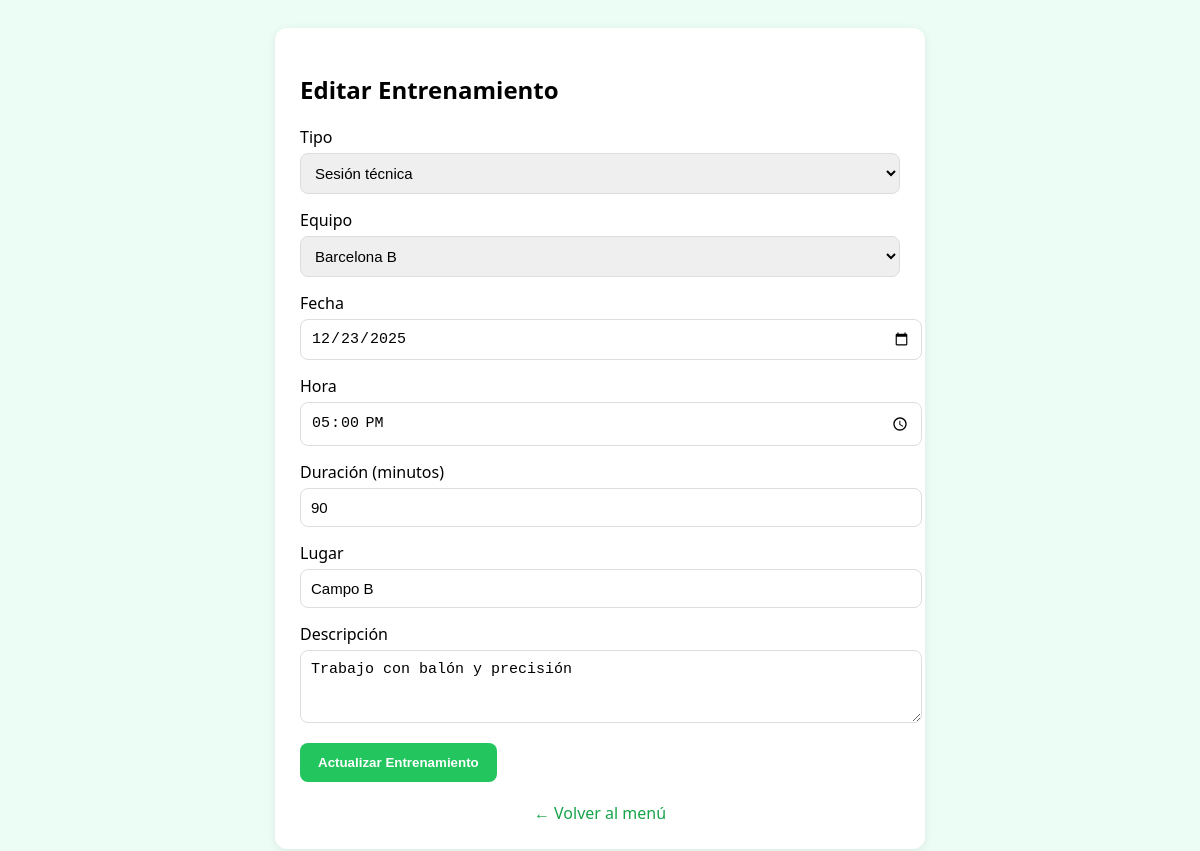
The app's page /admin/editar_entrenamiento.php?id=2, older data.
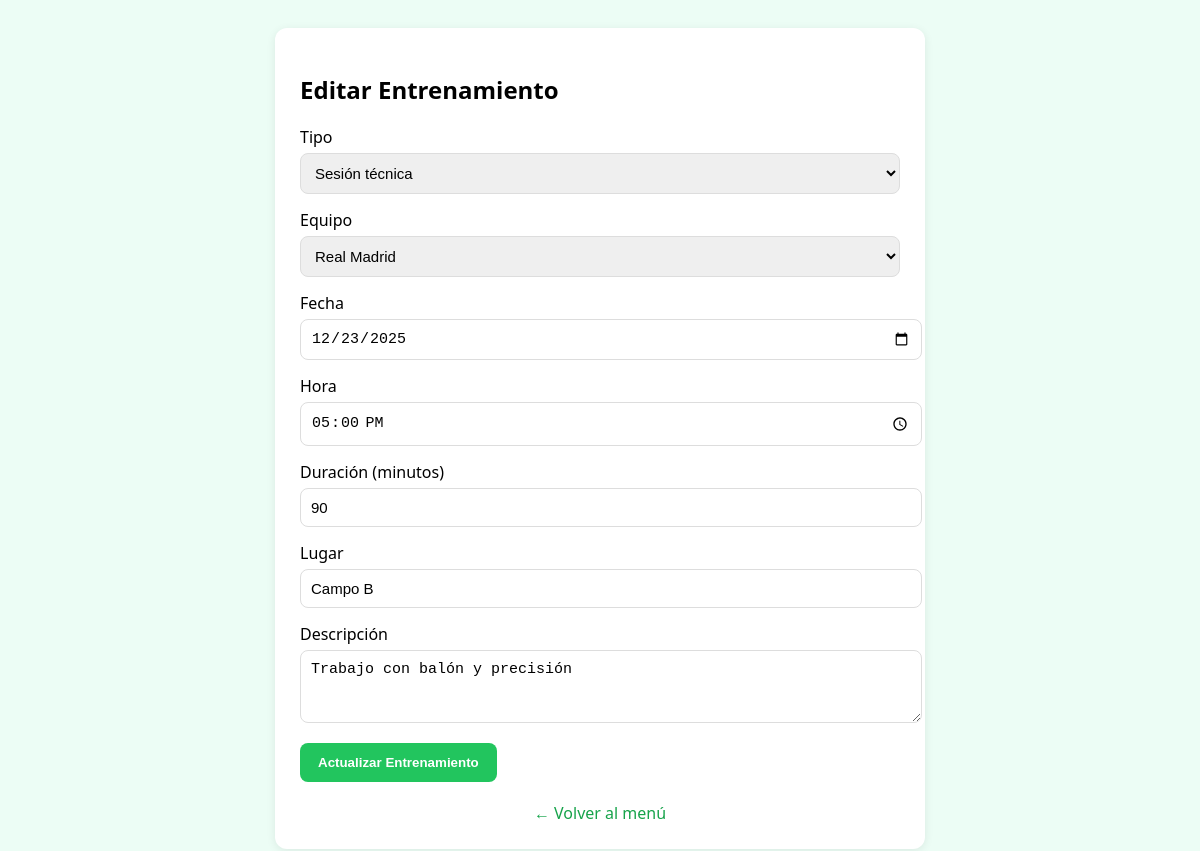
The same page, newer data.
### tables this page shows
CREATE TABLE `entrenamientos` (
  `id` int(11) NOT NULL,
  `equipo_id` int(11) NOT NULL,
  `titulo` enum('Sesión táctica','Sesión técnica','Sesión pre-partido','Sesión de físico') NOT NULL,
  `descripcion` text DEFAULT NULL,
  `fecha` date NOT NULL,
  `hora` time NOT NULL,
  `duracion` int(11) NOT NULL,
  `lugar` varchar(100) DEFAULT NULL
);

CREATE TABLE `equipos` (
  `id` int(11) NOT NULL,
  `equipo_id` int(11) DEFAULT NULL,
  `nombre` varchar(100) NOT NULL,
  `categoria` varchar(50) DEFAULT NULL
);

### admin/editar_entrenamiento.php (the view, shortened to what this page needs)
<?php
require_once "../config/conexion.php";
$id = $_GET['id'] ?? null;
$sql = "SELECT * FROM entrenamientos WHERE id = ?";
$stmt = $pdo->prepare($sql);
$stmt->execute([$id]);
$entrenamiento = $stmt->fetch(PDO::FETCH_ASSOC);
?>
<!DOCTYPE html>
<html lang="es">
<head>
    <link rel="stylesheet" href="https://cdnjs.cloudflare.com/ajax/libs/font-awesome/6.0.0/css/all.min.css">
</head>
<body>
    <div class="card-form">
        <h2>Editar Entrenamiento</h2>
        <form method="POST" action="">
            <div class="form-group">
                <label>Tipo</label>
                <select name="titulo" required>
                    <option value="Sesión técnica"
                        <?= $entrenamiento['titulo'] == 'Sesión técnica' ? 'selected' : '' ?>>Sesión técnica</option>
                </select>
            </div>
            <div class="form-group">
                <label>Equipo</label>
                <select name="equipo_id" required>
                    <?php
                    $equipos = $pdo->query("SELECT id, nombre FROM equipos");
                    while($e = $equipos->fetch(PDO::FETCH_ASSOC)):
                    ?>
                    <option value="<?= $e['id'] ?>" <?= $entrenamiento['equipo_id'] == $e['id'] ? 'selected' : '' ?>>
                        <?= $e['nombre'] ?>
                    </option>
                    <?php endwhile; ?>
                </select>
            </div>
            <div class="form-group">
                <label>Fecha</label>
                <input type="date" name="fecha" value="<?= $entrenamiento['fecha'] ?>" required>
            </div>
            <div class="form-group">
                <label>Hora</label>
                <input type="time" name="hora" value="<?= $entrenamiento['hora'] ?>" required>
            </div>
            <div class="form-group">
                <label>Duración (minutos)</label>
                <input type="number" name="duracion" value="<?= $entrenamiento['duracion'] ?>" required>
            </div>
            <div class="form-group">
                <label>Lugar</label>
                <input type="text" name="lugar" value="<?= $entrenamiento['lugar'] ?>">
            </div>
            <div class="form-group">
                <label>Descripción</label>
                <textarea name="descripcion" rows="3"><?= htmlspecialchars($entrenamiento['descripcion']) ?></textarea>
            </div>
            <button type="submit" class="btn-verde">Actualizar Entrenamiento</button>
        </form>
        <a class="volver" href="menu.php">← Volver al menú</a>
    </div>
</body>
</html>

### admin/editar_entrenamiento.php (style rules this page uses)
body { font-family: 'Segoe UI', sans-serif; background: #ecfdf5; padding: 20px; }
.card-form { background: white; padding: 25px; border-radius: 12px; max-width: 600px; margin: 0 auto; box-shadow: 0 2px 10px rgba(0, 0, 0, 0.08); }
.form-group { margin-bottom: 15px; }
.form-group label { display: block; margin-bottom: 5px; font-weight: 500; }
.form-group input, .form-group select, .form-group textarea { width: 100%; padding: 10px; border: 1px solid #ddd; border-radius: 8px; font-size: 15px; }
.btn-verde { background: #22c55e; color: white; border: none; padding: 12px 18px; border-radius: 8px; cursor: pointer; font-weight: bold; }
.volver { display: block; text-align: center; margin-top: 20px; color: #16a34a; text-decoration: none; }

Row changes from the older to the newer data that the page shows:
changed through a linked row, entrenamientos "Sesión técnica": equipo_id "Barcelona B" → "Real Madrid"
